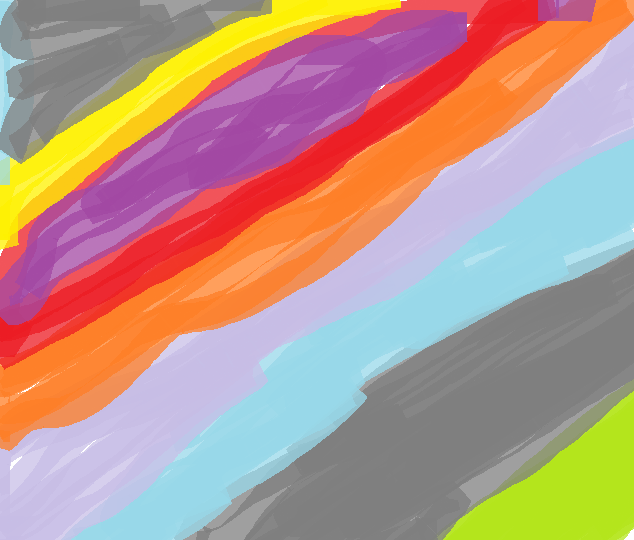
#> input picture images/image3.png, 634 x 540 px
$ python smoothing_title_box.py
#> lines starting #> are read from the running program, lines starting #| are printed output that depends on the picture; after the words box and inside, x2 and y2 are one past the last pixel; in counts of white or black regions, pixels touching at a corner belong together
from skimage import data, io, filters
import cv2
import os
import numpy as np
import matplotlib.pyplot as plt

my_image = io.imread(os.path.join("images", "image3.png"))/255.0 # image intensity need to be float
def smoothing_title_box(my_image, subtitle_position_height0, subtitle_position_height1,subtitle_position_width0,subtitle_position_width1, alpha = 1):
    # subtitle_position_height0, subtitle_position_height1,subtitle_position_width0,subtitle_position_width1 = 130, 146, 150,550
#> called with subtitle_position_height0 = 130, subtitle_position_height1 = 146, subtitle_position_width0 = 150, subtitle_position_width1 = 550, alpha = 1
    im_h, im_w = abs(subtitle_position_height1-subtitle_position_height0) , abs(subtitle_position_width1 - subtitle_position_width0)
    bl_h, bl_w = 8, 8
    #alpha is number of standard deviation from mean intensity of block (bl_h, bh_w) which we wants remove the outlayer intensities from orginal image.
    dct_after_std_all_blocks = np.zeros(my_image.shape)
    for channel in range(3):
        for row in np.arange(im_h - bl_h + 1, step=bl_h):
            for col in np.arange(im_w - bl_w + 1 , step = bl_w):
                block = my_image[subtitle_position_height0 + row:subtitle_position_height0 + row + bl_h, subtitle_position_width0 + col:subtitle_position_width0 + col + bl_w, channel].copy()
                block[np.logical_or((block > np.mean(block) + alpha*np.std(block)), (block < np.mean(block)-alpha*np.std(block)))] = np.mean(block)
                dct_after_std_all_blocks[subtitle_position_height0 + row :subtitle_position_height0 + row + bl_h, subtitle_position_width0 + col :subtitle_position_width0 + col + bl_w, channel] = cv2.dct(block)
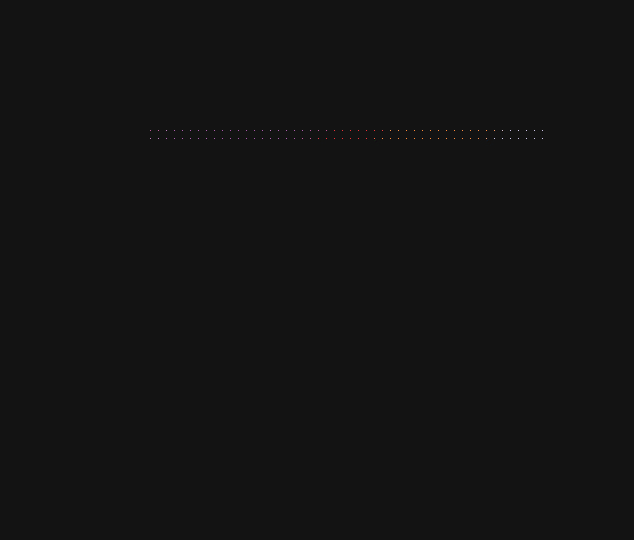
#> dct_after_std_all_blocks: shape (540, 634, 3) float64; mean R, G, B 0.0019, 0.000948, 0.00112; drawn with min black and max white

    idct_after_std_all_blocks = np.zeros(my_image.shape)
    for channel in range(3):
        for row in np.arange(im_h - bl_h + 1, step=bl_h):
          for col in np.arange(im_w - bl_w + 1 , step = bl_w):
              idct_after_std_all_blocks[subtitle_position_height0 + row: subtitle_position_height0 + row + bl_h, subtitle_position_width0 + col : subtitle_position_width0 + col + bl_w, channel] = cv2.idct(dct_after_std_all_blocks[subtitle_position_height0 + row :subtitle_position_height0 + row + bl_h, subtitle_position_width0 + col: subtitle_position_width0 + col+bl_w, channel])

    new_image = my_image.copy()
    new_image[subtitle_position_height0 : subtitle_position_height1,subtitle_position_width0 : subtitle_position_width1, :] = idct_after_std_all_blocks[subtitle_position_height0 : subtitle_position_height1,subtitle_position_width0 : subtitle_position_width1, :]
    color = [0, 0, 0]
    new_image[subtitle_position_height0 : subtitle_position_height0 + 1, subtitle_position_width0 : subtitle_position_width1 , :] = color
    new_image[subtitle_position_height1 -1 : subtitle_position_height1 , subtitle_position_width0 : subtitle_position_width1 , :] = color
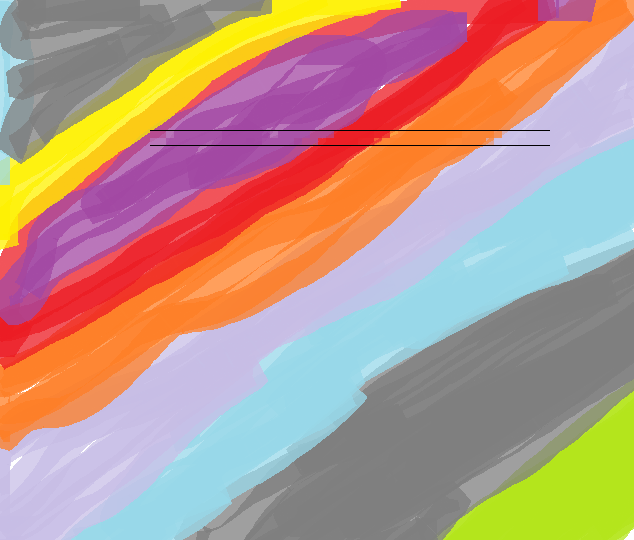
#> new_image: shape (540, 634, 3) float64; mean R, G, B 0.733, 0.591, 0.54
    new_image[ subtitle_position_height0 : subtitle_position_height1, subtitle_position_width0 : subtitle_position_width0 + 1 , :] = color
#> new_image: shape (540, 634, 3) float64; under 0.01% of pixels changed, all inside (x1, y1, x2, y2) = (150, 131, 151, 145)
    new_image[ subtitle_position_height0 : subtitle_position_height1, subtitle_position_width1 -1 : subtitle_position_width1 , :] = color
#> new_image: shape (540, 634, 3) float64; mean R, G, B 0.732, 0.591, 0.54

    fig, (ax1, ax2) = plt.subplots(1,2)
    ax1.imshow(my_image, cmap='gray'); ax1.title.set_text('original')
    ax2.imshow(new_image, cmap='gray'); ax2.title.set_text('after smooting outlayers')
    fig.suptitle('the averaging the image which has higher or lower value than {alpha} standard deviation from mean')
    plt.show()
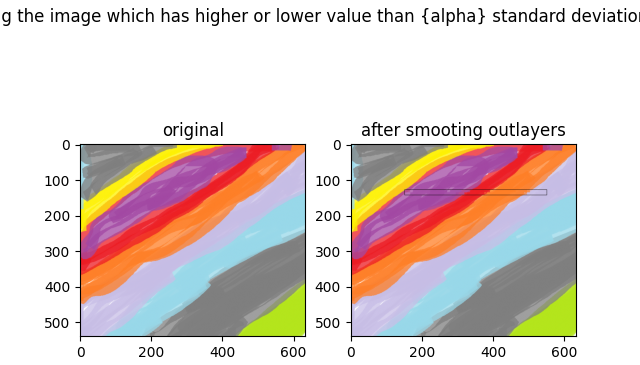
#> figure drawn by matplotlib, 2 panels
    return new_image

smoothing_title_box(my_image, 130, 146 , 150, 550, alpha= 1) #### the range of box need to be multipy of 8 [130, (130 + 8*2), 150: (150 + 8 * 50)]
